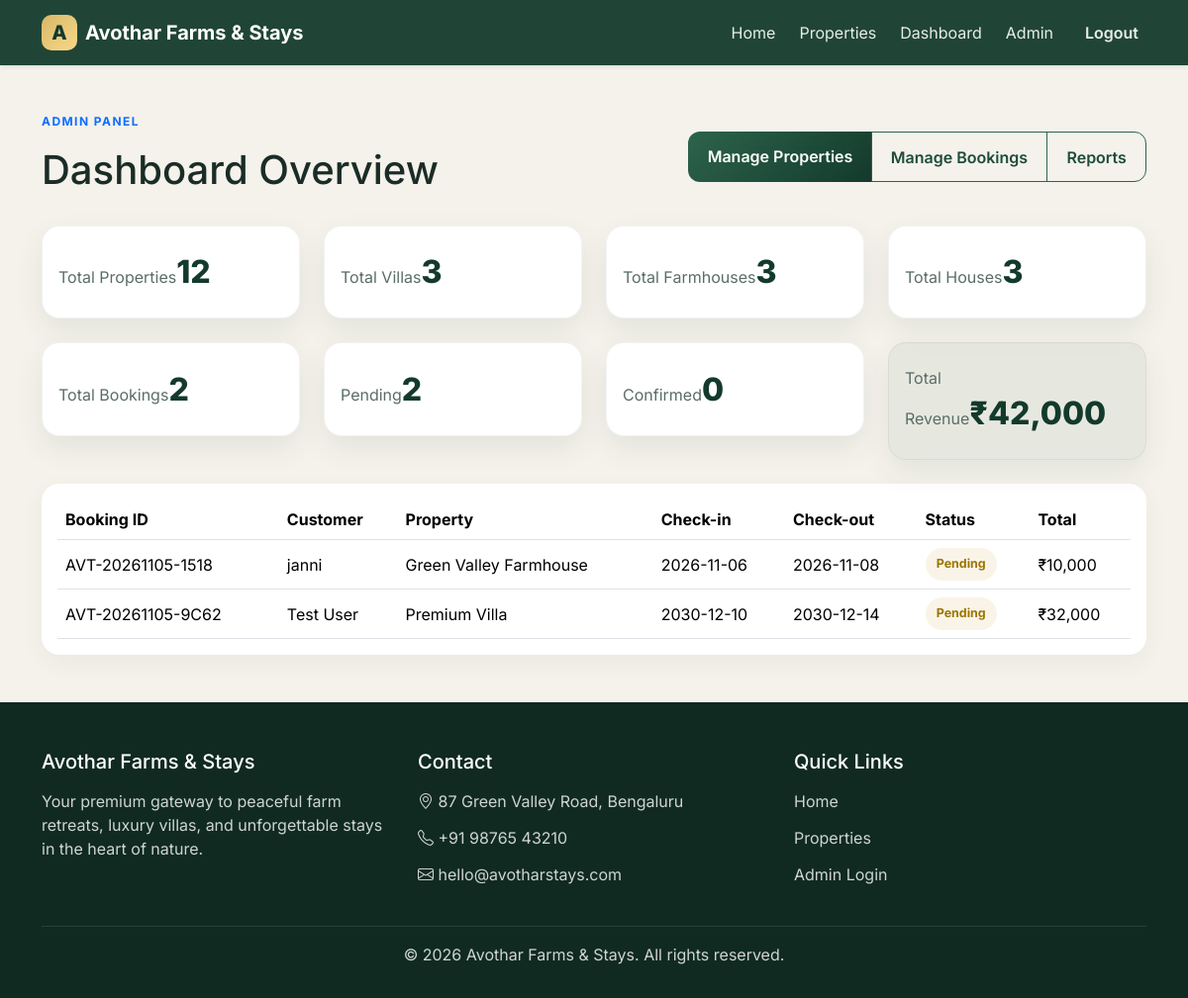
Screenshot of /admin/dashboard (signed in) with the database file from the repository.
### models.py (models this page shows)
class Booking(db.Model):
    __tablename__ = "bookings"
    id = db.Column(db.Integer, primary_key=True)
    booking_id = db.Column(db.String(50), unique=True, nullable=False)
    customer_name = db.Column(db.String(120), nullable=False)
    email = db.Column(db.String(150), nullable=False)
    mobile = db.Column(db.String(30), nullable=False)
    property_id = db.Column(db.Integer, db.ForeignKey("properties.id"), nullable=False)
    property_type = db.Column(db.String(50), nullable=False)
    property_name = db.Column(db.String(150), nullable=False)
    check_in = db.Column(db.Date, nullable=False)
    check_out = db.Column(db.Date, nullable=False)
    guests = db.Column(db.Integer, nullable=False)
    rooms = db.Column(db.Integer, nullable=False)
    special_requests = db.Column(db.Text, default="")
    price_per_night = db.Column(db.Float, nullable=False)
    nights = db.Column(db.Integer, nullable=False)
    total_amount = db.Column(db.Float, nullable=False)
    status = db.Column(db.String(30), default="Pending")
    payment_status = db.Column(db.String(30), default="Pending")
    booking_date = db.Column(db.DateTime, default=datetime.utcnow)
    created_at = db.Column(db.DateTime, default=datetime.utcnow)
    property = db.relationship("Property", backref=db.backref("bookings", lazy=True))

### app.py (the view)
    @app.route("/admin/dashboard")
    def admin_dashboard():
        if not session.get("admin_logged_in"):
            flash("Please log in to access the admin dashboard.", "warning")
            return redirect(url_for("login"))
        bookings = Booking.query.order_by(Booking.created_at.desc()).limit(8).all()
        stats = {
            "total_properties": Property.query.count(),
            "total_villas": Property.query.filter_by(property_type="Villa").count(),
            "total_farmhouses": Property.query.filter_by(property_type="Farmhouse").count(),
            "total_houses": Property.query.filter_by(property_type="House").count(),
            "total_bookings": Booking.query.count(),
            "pending_bookings": Booking.query.filter_by(status="Pending").count(),
            "confirmed_bookings": Booking.query.filter_by(status="Confirmed").count(),
            "total_revenue": sum(b.total_amount for b in Booking.query.filter(Booking.status != "Cancelled").all()),
        }
        return render_template("admin_dashboard.html", bookings=bookings, stats=stats)

### templates/admin_dashboard.html (shortened to what this page needs)
{% extends 'base.html' %}
{% block content %}
<section class="section py-5">
  <div class="container">
    <div class="d-flex justify-content-between align-items-center mb-4">
      <div>
        <p class="eyebrow text-primary">Admin Panel</p>
        <h1>Dashboard Overview</h1>
      </div>
      <div class="btn-group">
        <a href="{{ url_for('manage_properties') }}" class="btn btn-primary">Manage Properties</a>
        <a href="{{ url_for('manage_bookings') }}" class="btn btn-outline-primary">Manage Bookings</a>
        <a href="{{ url_for('reports') }}" class="btn btn-outline-primary">Reports</a>
      </div>
    </div>
    <div class="row g-4 mb-4">
      <div class="col-md-3"><div class="mini-stat-card"><span>Total Properties</span><strong>{{ stats.total_properties }}</strong></div></div>
      <div class="col-md-3"><div class="mini-stat-card"><span>Total Villas</span><strong>{{ stats.total_villas }}</strong></div></div>
      <div class="col-md-3"><div class="mini-stat-card"><span>Total Farmhouses</span><strong>{{ stats.total_farmhouses }}</strong></div></div>
      <div class="col-md-3"><div class="mini-stat-card"><span>Total Houses</span><strong>{{ stats.total_houses }}</strong></div></div>
      <div class="col-md-3"><div class="mini-stat-card"><span>Total Bookings</span><strong>{{ stats.total_bookings }}</strong></div></div>
      <div class="col-md-3"><div class="mini-stat-card"><span>Pending</span><strong>{{ stats.pending_bookings }}</strong></div></div>
      <div class="col-md-3"><div class="mini-stat-card"><span>Confirmed</span><strong>{{ stats.confirmed_bookings }}</strong></div></div>
      <div class="col-md-3"><div class="mini-stat-card revenue"><span>Total Revenue</span><strong>₹{{ '{:,.0f}'.format(stats.total_revenue) }}</strong></div></div>
    </div>
    <div class="table-responsive">
      <table class="table booking-table align-middle">
        <thead>
          <tr>
            <th>Booking ID</th>
            <th>Customer</th>
            <th>Property</th>
            <th>Check-in</th>
            <th>Check-out</th>
            <th>Status</th>
            <th>Total</th>
          </tr>
        </thead>
        <tbody>
          {% for booking in bookings %}
          <tr>
            <td>{{ booking.booking_id }}</td>
            <td>{{ booking.customer_name }}</td>
            <td>{{ booking.property_name }}</td>
            <td>{{ booking.check_in }}</td>
            <td>{{ booking.check_out }}</td>
            <td><span class="status-display {{ booking.status|lower }}">{{ booking.status }}</span></td>
            <td>₹{{ '{:,.0f}'.format(booking.total_amount) }}</td>
          </tr>
          {% endfor %}
        </tbody>
      </table>
    </div>
  </div>
</section>
{% endblock %}

### static/css/style.css (style rules this page uses)
:root { --forest-900: #133a2c; --forest-800: #1d4d3a; --forest-700: #2d634c; --forest-500: #4b8c71; --cream: #f9f3e7; --beige: #f4e8d6; --gold: #d9b768; --sand: #d7c6a0; --text: #1b2c27; --muted: #5a6d67; --white: #ffffff; --danger: #c65757; --success: #2b8a4b; }
* { box-sizing: border-box; }
body { font-family: 'Inter', sans-serif; background: #f5f2eb; color: var(--text); }
.btn { border-radius: 12px; font-weight: 600; padding: 0.8rem 1.2rem; }
.btn-primary { background: linear-gradient(135deg, var(--forest-700), var(--forest-900)); border: none; }
.btn-outline-primary { border-color: var(--forest-700); color: var(--forest-800); }
.eyebrow { text-transform: uppercase; letter-spacing: 0.12em; font-size: 0.75rem; font-weight: 700; }
.section { padding: 5rem 0; }
.stat-box, .mini-stat-card { background: var(--white); border-radius: 18px; padding: 1.4rem 1rem; box-shadow: 0 12px 30px rgba(19,58,44,0.08); border: 1px solid rgba(19,58,44,0.06); }
.stat-box h3, .mini-stat-card strong { font-size: 2rem; font-weight: 800; color: var(--forest-900); margin: 0; }
.stat-box p, .mini-stat-card span { color: var(--muted); margin: 0.5rem 0 0; }
.filters-bar, .table-responsive { background: var(--white); border-radius: 18px; padding: 1rem; box-shadow: 0 8px 24px rgba(19,58,44,0.05); }
.booking-table { margin-bottom: 0; }
.status-display { display: inline-flex; align-items: center; padding: 0.45rem 0.7rem; border-radius: 999px; font-size: 0.78rem; font-weight: 700; }
.status-display.pending { background: rgba(217,183,104,0.15); color: #9a7600; }
.revenue { background: rgba(63, 114, 86, 0.08); }

### rows the page displays
Booking: booking_id "AVT-20261105-1518", customer_name "janni", property_name "Green Valley Farmhouse", check_in "2026-11-06", check_out "2026-11-08", status "Pending", total_amount "10,000"
Booking: booking_id "AVT-20261105-9C62", customer_name "Test User", property_name "Premium Villa", check_in "2030-12-10", check_out "2030-12-14", status "Pending", total_amount "32,000"

### other values shown
{{ stats.total_properties }} "12"
{{ stats.total_villas }} "3"
{{ stats.total_farmhouses }} "3"
{{ stats.total_houses }} "3"
{{ stats.total_bookings }} "2"
{{ stats.pending_bookings }} "2"
{{ stats.confirmed_bookings }} "0"
{{ '{:,.0f}'.format(stats.total_revenue) }} "42,000"
